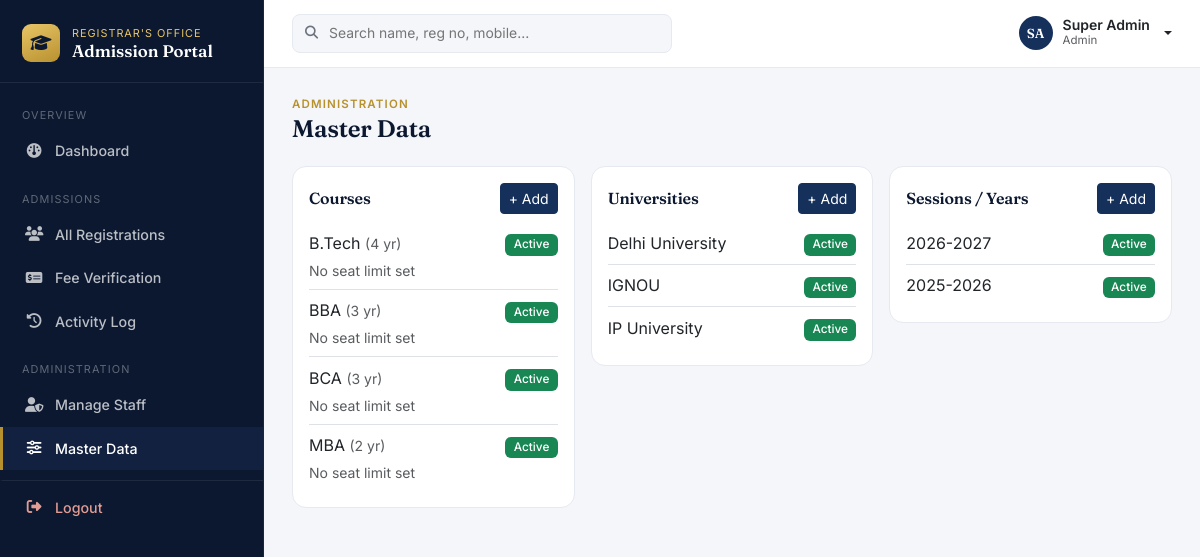
Before: /admin_master.php (signed in) with the older database file.
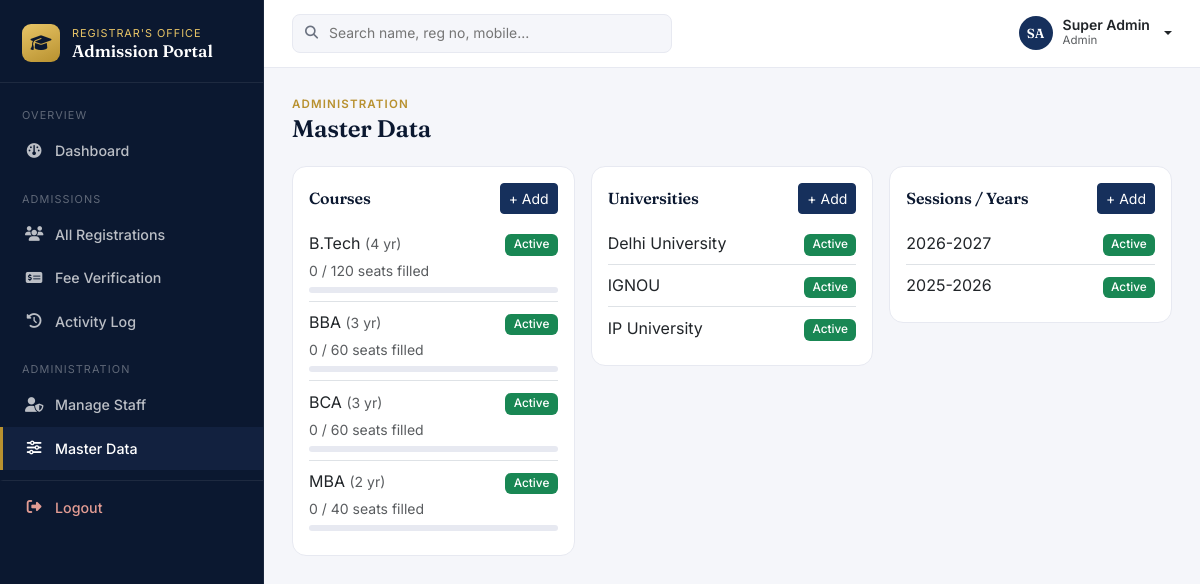
After: the same page with the newer database file.
### tables this page shows
CREATE TABLE courses (
  id INT AUTO_INCREMENT PRIMARY KEY,
  name VARCHAR(150) NOT NULL,
  duration_years INT DEFAULT 1,
  total_seats INT DEFAULT NULL,
  status ENUM('active','inactive') NOT NULL DEFAULT 'active',
  created_at TIMESTAMP DEFAULT CURRENT_TIMESTAMP
);

CREATE TABLE universities (
  id INT AUTO_INCREMENT PRIMARY KEY,
  name VARCHAR(150) NOT NULL,
  status ENUM('active','inactive') NOT NULL DEFAULT 'active',
  created_at TIMESTAMP DEFAULT CURRENT_TIMESTAMP
);

CREATE TABLE sessions_years (
  id INT AUTO_INCREMENT PRIMARY KEY,
  year_label VARCHAR(20) NOT NULL,
  status ENUM('active','inactive') NOT NULL DEFAULT 'active',
  created_at TIMESTAMP DEFAULT CURRENT_TIMESTAMP
);

### config/config.php (called while the page is built, shortened)
<?php
function isLoggedIn() {
    return isset($_SESSION['user_id']);
}
function isAdmin() {
    return isLoggedIn() && $_SESSION['role'] === 'admin';
}
function e($str) {
    return htmlspecialchars($str ?? '', ENT_QUOTES, 'UTF-8');
}
function active($page) {
    return (basename($_SERVER['PHP_SELF']) === $page) ? 'active' : '';
}
function courseSeatUsage($pdo, $courseId) {
    $stmt = $pdo->prepare("SELECT total_seats FROM courses WHERE id = ?");
    $stmt->execute([$courseId]);
    $total = $stmt->fetchColumn();
    $stmt2 = $pdo->prepare("SELECT COUNT(*) FROM students WHERE course_id = ? AND status != 'rejected'");
    $stmt2->execute([$courseId]);
    $filled = $stmt2->fetchColumn();
    return [$filled, $total !== false ? $total : null];
}

### admin_master.php (the view, shortened to what this page needs)
<?php
require_once __DIR__ . '/config/config.php';
$courses      = $pdo->query("SELECT * FROM courses ORDER BY name")->fetchAll();
$universities = $pdo->query("SELECT * FROM universities ORDER BY name")->fetchAll();
$sessionsYrs  = $pdo->query("SELECT * FROM sessions_years ORDER BY year_label DESC")->fetchAll();
require_once __DIR__ . '/includes/header.php';
?>
<div class="page-header">
  <div>
    <span class="eyebrow">Administration</span>
    <h4>Master Data</h4>
  </div>
</div>
<div class="row g-3">
  <div class="col-lg-4">
    <div class="table-card p-3">
      <div class="d-flex justify-content-between align-items-center mb-2">
        <h6 class="mb-0">Courses</h6>
        <button class="btn btn-sm btn-primary" data-bs-toggle="modal" data-bs-target="#addCourseModal">+ Add</button>
      </div>
      <ul class="list-group list-group-flush">
        <?php foreach ($courses as $c): ?>
        <?php [$filled, $total] = courseSeatUsage($pdo, $c['id']); $pct = $total ? min(100, round($filled / $total * 100)) : 0; ?>
        <li class="list-group-item px-0">
          <div class="d-flex justify-content-between align-items-center">
            <span><?= e($c['name']) ?> <small class="text-muted">(<?= $c['duration_years'] ?> yr)</small></span>
            <form method="POST" class="d-inline">
              <button type="submit" name="toggle_item" value="1" class="badge border-0 bg-<?= $c['status']=='active'?'success':'secondary' ?>"><?= ucfirst($c['status']) ?></button>
            </form>
          </div>
          <?php if ($total): ?>
            <div class="small text-muted mt-1"><?= $filled ?> / <?= $total ?> seats filled</div>
            <div class="seat-bar"><div class="seat-bar-fill <?= $pct >= 100 ? 'full' : ($pct >= 80 ? 'near' : '') ?>" style="width: <?= $pct ?>%"></div></div>
          <?php else: ?>
            <div class="small text-muted mt-1">No seat limit set</div>
          <?php endif; ?>
        </li>
        <?php endforeach; ?>
      </ul>
    </div>
  </div>
  <div class="col-lg-4">
    <div class="table-card p-3">
      <div class="d-flex justify-content-between align-items-center mb-2">
        <h6 class="mb-0">Universities</h6>
        <button class="btn btn-sm btn-primary" data-bs-toggle="modal" data-bs-target="#addUniversityModal">+ Add</button>
      </div>
      <ul class="list-group list-group-flush">
        <?php foreach ($universities as $u): ?>
        <li class="list-group-item d-flex justify-content-between align-items-center px-0">
          <span><?= e($u['name']) ?></span>
          <form method="POST" class="d-inline">
            <button type="submit" name="toggle_item" value="1" class="badge border-0 bg-<?= $u['status']=='active'?'success':'secondary' ?>"><?= ucfirst($u['status']) ?></button>
          </form>
        </li>
        <?php endforeach; ?>
      </ul>
    </div>
  </div>
  <div class="col-lg-4">
    <div class="table-card p-3">
      <div class="d-flex justify-content-between align-items-center mb-2">
        <h6 class="mb-0">Sessions / Years</h6>
        <button class="btn btn-sm btn-primary" data-bs-toggle="modal" data-bs-target="#addSessionModal">+ Add</button>
      </div>
      <ul class="list-group list-group-flush">
        <?php foreach ($sessionsYrs as $sy): ?>
        <li class="list-group-item d-flex justify-content-between align-items-center px-0">
          <span><?= e($sy['year_label']) ?></span>
          <form method="POST" class="d-inline">
            <button type="submit" name="toggle_item" value="1" class="badge border-0 bg-<?= $sy['status']=='active'?'success':'secondary' ?>"><?= ucfirst($sy['status']) ?></button>
          </form>
        </li>
        <?php endforeach; ?>
      </ul>
    </div>
  </div>
</div>
<?php require_once __DIR__ . '/includes/footer.php'; ?>

### includes/header.php (shortened to what this page needs)
<?php
$initials = '';
foreach (explode(' ', trim($_SESSION['full_name'] ?? '')) as $part) {
    $initials .= strtoupper(substr($part, 0, 1));
}
$initials = substr($initials, 0, 2) ?: 'U';
?>
<!DOCTYPE html>
<html lang="en">
<head>
<link href="https://cdn.jsdelivr.net/npm/bootstrap@5.3.3/dist/css/bootstrap.min.css" rel="stylesheet">
<link href="https://cdnjs.cloudflare.com/ajax/libs/font-awesome/6.5.1/css/all.min.css" rel="stylesheet">
<link href="<?= BASE_URL ?>/assets/css/style.css" rel="stylesheet">
</head>
<body>
<div class="app-wrapper">
  <aside class="sidebar" id="sidebar">
    <div class="sidebar-brand">
      <div class="mark"><i class="fa-solid fa-graduation-cap"></i></div>
      <div>
        <span class="subtitle">Registrar's Office</span>
        <div class="title">Admission Portal</div>
      </div>
    </div>
    <nav class="sidebar-nav">
      <?php if (isAdmin()): ?>
        <span class="sidebar-section-label">Overview</span>
        <a href="<?= BASE_URL ?>/admin_dashboard.php" class="<?= active('admin_dashboard.php') ?>"><i class="fa-solid fa-gauge"></i> Dashboard</a>
        <span class="sidebar-section-label">Admissions</span>
        <a href="<?= BASE_URL ?>/admin_students.php" class="<?= active('admin_students.php') ?>"><i class="fa-solid fa-users"></i> All Registrations</a>
        <a href="<?= BASE_URL ?>/admin_fees.php" class="<?= active('admin_fees.php') ?>"><i class="fa-solid fa-money-check-dollar"></i> Fee Verification</a>
        <a href="<?= BASE_URL ?>/admin_activity.php" class="<?= active('admin_activity.php') ?>"><i class="fa-solid fa-clock-rotate-left"></i> Activity Log</a>
        <span class="sidebar-section-label">Administration</span>
        <a href="<?= BASE_URL ?>/admin_users.php" class="<?= active('admin_users.php') ?>"><i class="fa-solid fa-user-shield"></i> Manage Staff</a>
        <a href="<?= BASE_URL ?>/admin_master.php" class="<?= active('admin_master.php') ?>"><i class="fa-solid fa-sliders"></i> Master Data</a>
      <?php endif; ?>
      <a href="<?= BASE_URL ?>/logout.php" class="logout-link"><i class="fa-solid fa-right-from-bracket"></i> Logout</a>
    </nav>
  </aside>
  <div class="main-content">
    <header class="topbar">
      <form class="topbar-search" method="GET" action="<?= BASE_URL ?>/<?= isAdmin() ? 'admin_students.php' : 'my_students.php' ?>">
        <i class="fa-solid fa-magnifying-glass"></i>
        <input type="text" name="q" placeholder="Search name, reg no, mobile…">
      </form>
      <div class="ms-auto d-flex align-items-center gap-3">
        <div class="dropdown">
          <button class="btn p-0 border-0 bg-transparent user-chip dropdown-toggle" type="button" data-bs-toggle="dropdown">
            <div class="user-avatar"><?= e($initials) ?></div>
            <div class="d-none d-sm-block text-start">
              <div class="small fw-semibold lh-1"><?= e($_SESSION['full_name'] ?? '') ?></div>
              <div class="text-muted" style="font-size:.72rem;"><?= e(ucfirst($_SESSION['role'] ?? '')) ?></div>
            </div>
          </button>
        </div>
      </div>
    </header>
    <main class="page-content">

### includes/footer.php (shortened to what this page needs)
    </main>
  </div>
</div>
</body>
</html>

### assets/css/style.css (style rules this page uses)
:root { --ink: #0B1830; --ink-2: #12213F; --navy: #16305C; --navy-light: #2C4E8C; --gold: #B8912F; --gold-light: #E8C567; --canvas: #F5F6FA; --surface: #FFFFFF; --border: #E7E9F1; --ink-text: #1C2333; --muted: #6B7280; --success: #1F8A5F; --warning: #B8791F; --danger: #C2483E; --font-display: 'Fraunces', Georgia, serif; --font-body: 'Inter', system-ui, sans-serif; --font-mono: 'IBM Plex Mono', monospace; }
* { box-sizing: border-box; }
body { background: var(--canvas); font-family: var(--font-body); color: var(--ink-text); margin: 0; -webkit-font-smoothing: antialiased; }
h1, h2, h3, h4, h5, h6 { font-family: var(--font-display); font-weight: 600; color: var(--ink); letter-spacing: -0.01em; }
a { color: var(--navy-light); }
.app-wrapper { display: flex; min-height: 100vh; }
.sidebar { width: 264px; background: var(--ink); color: #fff; flex-shrink: 0; position: fixed; top: 0; left: 0; height: 100vh; overflow-y: auto; transition: transform .28s ease; z-index: 1040; border-right: 1px solid rgba(255,255,255,.06); }
.sidebar-brand { padding: 24px 22px 20px; display: flex; align-items: center; gap: 12px; border-bottom: 1px solid rgba(255,255,255,.08); }
.sidebar-brand .mark { width: 38px; height: 38px; border-radius: 9px; background: linear-gradient(155deg, var(--gold-light), var(--gold)); display: flex; align-items: center; justify-content: center; color: var(--ink); font-size: 1.05rem; flex-shrink: 0; }
.sidebar-brand .title { font-family: var(--font-display); font-weight: 600; font-size: 1.05rem; line-height: 1.2; color: #fff; }
.sidebar-brand .subtitle { font-size: .68rem; text-transform: uppercase; letter-spacing: .09em; color: var(--gold-light); display: block; }
.sidebar-section-label { font-size: .68rem; text-transform: uppercase; letter-spacing: .1em; color: rgba(255,255,255,.35); padding: 18px 22px 6px; }
.sidebar-nav { display: flex; flex-direction: column; padding: 6px 0 16px; }
.sidebar-nav a { color: rgba(255,255,255,.72); padding: 11px 22px; text-decoration: none; display: flex; align-items: center; gap: 12px; font-size: .89rem; font-weight: 500; border-left: 3px solid transparent; position: relative; }
.sidebar-nav a i { width: 18px; text-align: center; font-size: .92rem; }
.sidebar-nav a.active { background: var(--ink-2); color: #fff; border-left-color: var(--gold); }
.sidebar-nav a.logout-link { color: #E39C93; margin-top: 10px; border-top: 1px solid rgba(255,255,255,.08); padding-top: 16px; }
.main-content { flex: 1; min-width: 0; margin-left: 264px; transition: margin .28s ease; }
.topbar { background: var(--surface); padding: 14px 28px; display: flex; align-items: center; gap: 16px; border-bottom: 1px solid var(--border); position: sticky; top: 0; z-index: 1020; }
.topbar-search { flex: 1; max-width: 380px; position: relative; }
.topbar-search input { width: 100%; border: 1px solid var(--border); background: var(--canvas); border-radius: 8px; padding: 8px 14px 8px 36px; font-size: .87rem; }
.topbar-search i { position: absolute; left: 13px; top: 50%; transform: translateY(-50%); color: var(--muted); font-size: .82rem; }
.topbar .user-chip { display: flex; align-items: center; gap: 10px; }
.user-avatar { width: 34px; height: 34px; border-radius: 50%; background: var(--navy); color: #fff; display: flex; align-items: center; justify-content: center; font-weight: 600; font-size: .82rem; font-family: var(--font-display); flex-shrink: 0; }
.page-content { padding: 28px; max-width: 1400px; }
.page-header { display: flex; justify-content: space-between; align-items: flex-start; flex-wrap: wrap; gap: 12px; margin-bottom: 22px; }
.page-header .eyebrow { font-size: .72rem; text-transform: uppercase; letter-spacing: .1em; color: var(--gold); font-weight: 600; margin-bottom: 2px; display: block; }
.page-header h4 { margin: 0; font-size: 1.5rem; }
.card, .table-card { border-radius: 14px; border: 1px solid var(--border); background: var(--surface); }
.badge { font-weight: 500; font-size: .74rem; padding: .4em .7em; border-radius: 6px; }
.btn-primary { background: var(--navy); border-color: var(--navy); }
.seat-bar { height: 6px; border-radius: 4px; background: var(--border); overflow: hidden; margin-top: 6px; }

Changed rows visible on the page:
changed courses "B.Tech": filled (not shown) → "0"; total (not shown) → "120"; text "No seat limit set" → "/ seats filled"
changed courses "BBA": filled (not shown) → "0"; total (not shown) → "60"; text "No seat limit set" → "/ seats filled"
changed courses "BCA": filled (not shown) → "0"; total (not shown) → "60"; text "No seat limit set" → "/ seats filled"
changed courses "MBA": filled (not shown) → "0"; total (not shown) → "40"; text "No seat limit set" → "/ seats filled"
